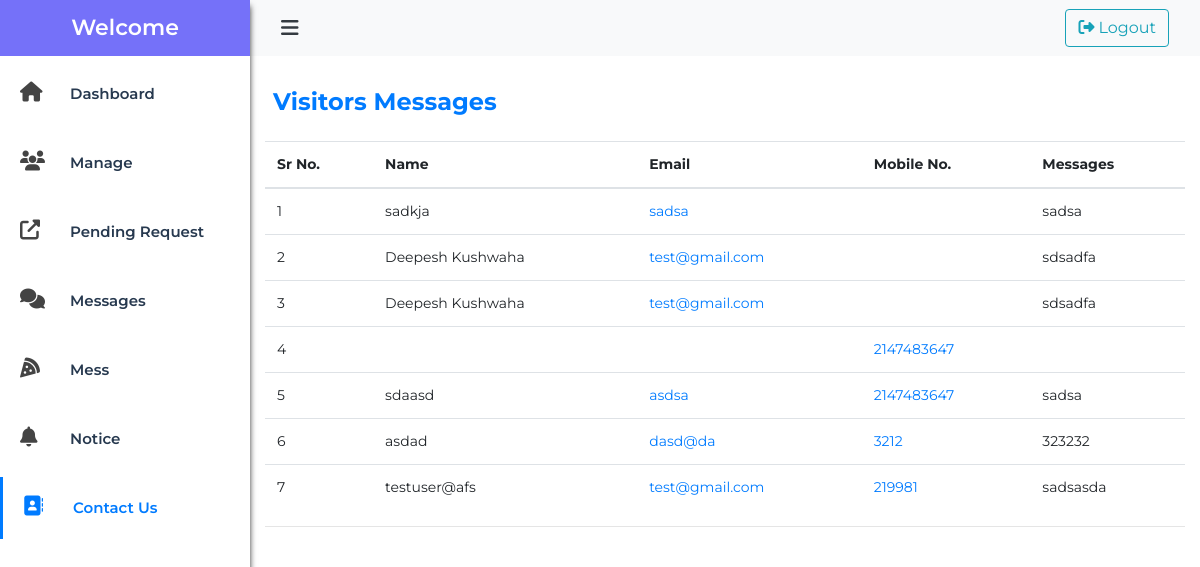
Screenshot of /SecondHome/admin/contactus.php (signed in) with the database file from the repository.
### tables this page shows
CREATE TABLE `contact` (
  `id` int(100) NOT NULL,
  `name` text NOT NULL,
  `email` varchar(100) NOT NULL,
  `message` varchar(1000) NOT NULL,
  `mobile` int(11) DEFAULT NULL
);

### SecondHome/admin/contactus.php (the view, shortened to what this page needs)
<?php
include('sidebar-nav.php');
?>
<div class="main-content">
        <div class="container py-2 table-responsive">
              <h4 class="font-weight-bold my-4 mx-2 text-primary">Visitors Messages</h4>
              <table class="table table-hover">
              	<thead>
              		<tr>
              			<th>Sr No.</th>
              			<th>Name</th>
              			<th>Email</th>
              			<th>Mobile No.</th>
              			<th>Messages</th>
              		</tr>
              	</thead>
              	<tbody>
              <?php
              $count = 1;
              	$q= "SELECT * FROM contact";
              	$sql = mysqli_query($con,$q);
              		while ($row = mysqli_fetch_array($sql)) {
              		    echo '<tr>
              		    <td>' .$count. '</td>
              			<td>' .$row['name']. '</td>
              			<td><a href="mailto:'.$row['email'].'">' .$row['email']. '</a></td>
              			<td ><a href="tel:' .$row['mobile']. '">' .$row['mobile']. '</a></td>
              			<td>' .$row['message']. '</td>
              		</tr>';
              		$count++;
              		}
               ?>
	</tbody>
              </table>
          <hr>
          </div>
      </div>

### SecondHome/admin/admin-new.css (style rules this page uses)
body { padding-bottom: 30px; position: relative; min-height: 100%; background-color: #fff; }
* { font-family: 'Montserrat', sans-serif; padding: 0; margin: 0; box-sizing: border-box; }
a { transition: background 0.2s, color 0.2s; }

### SecondHome/admin/style.css (style rules this page uses)
* { font-family: 'Montserrat', sans-serif; }
body { font-size: 14px; }

### rows the page displays
contact: name "sadkja", email "sadsa", message "sadsa"
contact: name "Deepesh Kushwaha", email "test@gmail.com", message "sdsadfa"
contact: name "Deepesh Kushwaha", email "test@gmail.com", message "sdsadfa"
contact: mobile "2147483647"
contact: name "sdaasd", email "asdsa", mobile "2147483647", message "sadsa"
contact: name "asdad", email "dasd@da", mobile "3212", message "323232"
contact: name "testuser@afs", email "test@gmail.com", mobile "219981", message "sadsasda"
